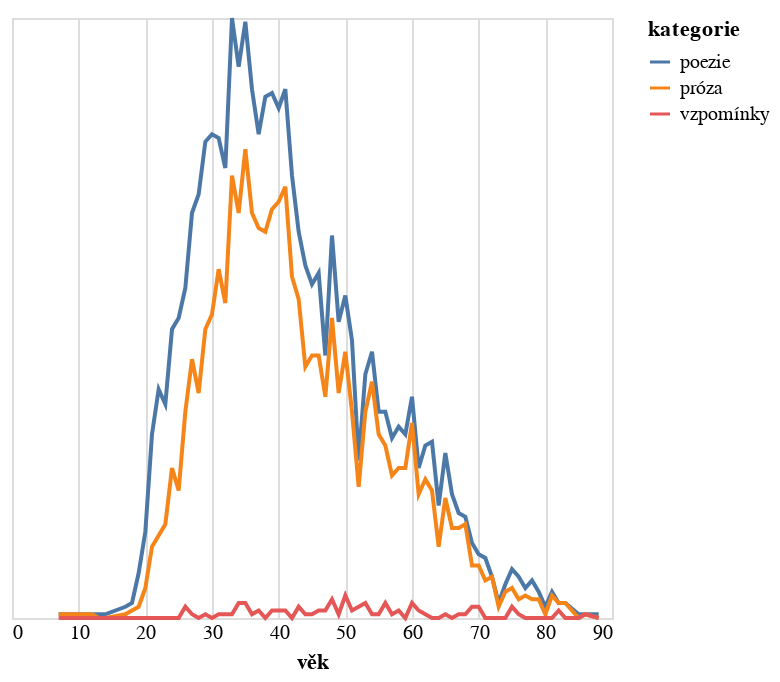

The notebook cell saved with this chart:
### Code cell
do_grafu2 = do_grafu.filter(pl.col("rok").is_between(1875,1925)).group_by(["vek","kategorie"]).len().rename({"len":"počet","vek":"věk"})

alt.Chart(do_grafu2.to_pandas()).mark_line().encode(
    alt.X('věk:Q').axis(domain=False, tickSize=0),
    alt.Y('počet:Q').stack('zero').axis(None),
    alt.Color('kategorie:N')
)

### Figure 1 — Vega-Lite specification as saved in the notebook (floating-point values rounded to 4 significant figures; data arrays with more than 128 entries replaced by an {"elided": "..."} marker saying what was removed)
{"config": {"view": {"continuousWidth": 300, "continuousHeight": 300}}, "data": {"name": "data-0878d69d2422f90b2ea238a80e62d8c0"}, "mark": {"type": "line"}, "encoding": {"color": {"field": "kategorie", "type": "nominal"}, "x": {"axis": {"domain": false, "tickSize": 0}, "field": "věk", "type": "quantitative"}, "y": {"axis": null, "field": "počet", "stack": "zero", "type": "quantitative"}}, "$schema": "https://vega.github.io/schema/vega-lite/v5.8.0.json", "datasets": {"data-0878d69d2422f90b2ea238a80e62d8c0": {"elided": "178 records"}}}
